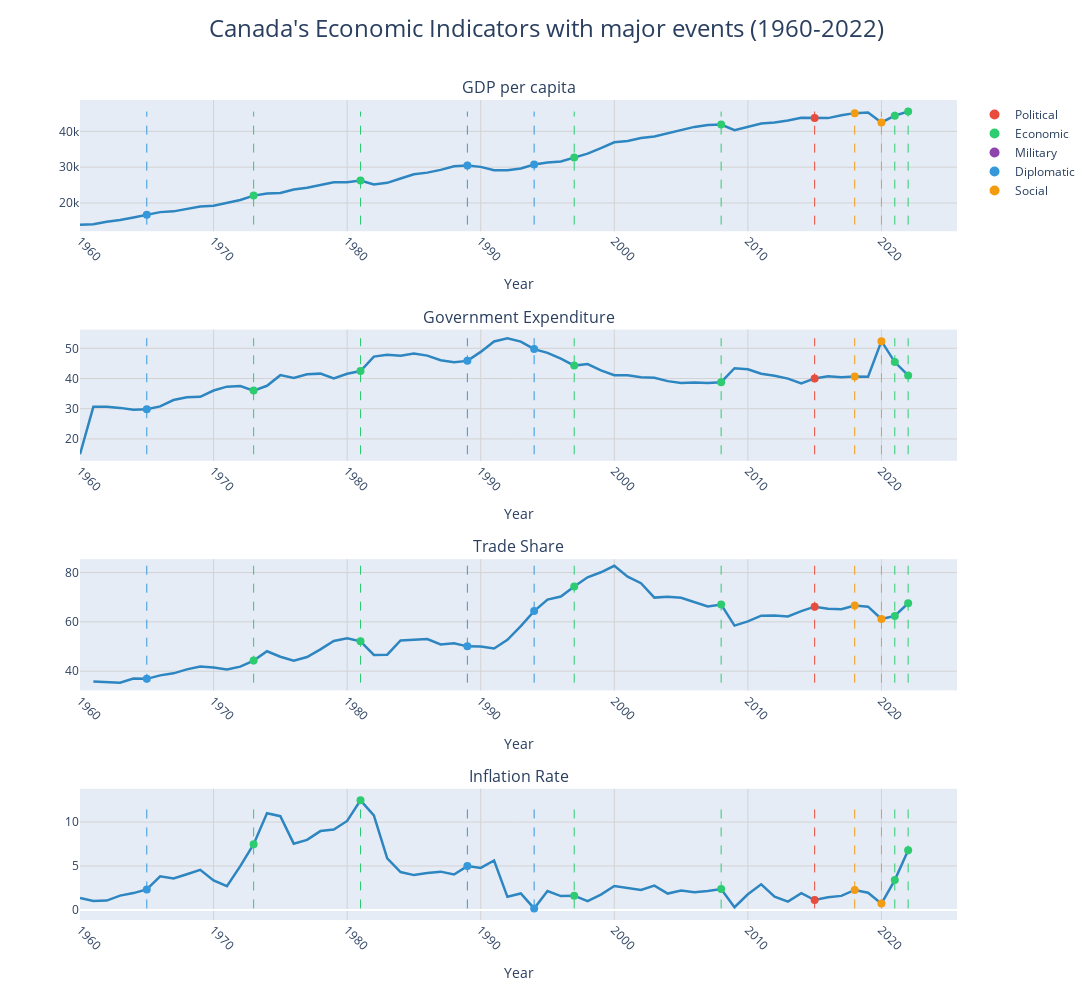

Source (notebook cell):
### Markdown cell above
Adding other data and making an interactive plot

### Code cell
# Limiting to 1960 onwards
can_data = can_data[can_data['Year'] >= 1960]

# Create subplots
fig = make_subplots(
    rows=4, cols=1,
    subplot_titles=(
        'GDP per capita', 
        'Government Expenditure', 
        'Trade Share',
        'Inflation Rate'
    ),
    vertical_spacing=0.12,
    horizontal_spacing=0.1
)

# Function to add traces and events to a subplot
def add_interactive_plot(row, col, y_data, y_title):
    # Add main line
    fig.add_trace(
        go.Scatter(
            x=can_data['Year'],
            y=y_data,
            name=y_title,
            line=dict(color='#2E86C1', width=2.5),
            showlegend=False
        ),
        row=row, col=col
    )
    
    # Add event markers
    for _, event in can_events.iterrows():
        if event['Year'] in can_data['Year'].values:
            y_value = y_data[can_data['Year'] == event['Year']].iloc[0]
            
            # Add vertical line for event
            fig.add_trace(
                go.Scatter(
                    x=[event['Year'], event['Year']],
                    y=[y_data.min(), y_data.max()],
                    mode='lines',
                    line=dict(color=event['Color'], width=1, dash='dash'),
                    name=f"{event['Year']}: {event['Event']}",
                    hoverinfo='name',
                    showlegend=False
                ),
                row=row, col=col
            )
            
            # Add hover point for event
            fig.add_trace(
                go.Scatter(
                    x=[event['Year']],
                    y=[y_value],
                    mode='markers',
                    marker=dict(color=event['Color'], size=8),
                    name=f"{event['Year']}: {event['Event']}",
                    text=f"Year: {event['Year']}<br>Event: {event['Event']}<br>Value: {y_value:.2f}<br>Category: {event['Event Category']}",
                    hoverinfo='text',
                    showlegend=False
                ),
                row=row, col=col
            )

# Add all subplots
add_interactive_plot(1, 1, can_data['GDP per capita'], 'GDP per capita')
add_interactive_plot(2, 1, can_data['Government expenditure (% of GDP)'], 'Government Expenditure')
add_interactive_plot(3, 1, can_data['Trade as a Share of GDP'], 'Trade Share')
add_interactive_plot(4, 1, can_data['Inflation, consumer prices (annual %)'], 'Inflation Rate')

# Update layout
fig.update_layout(
    title=dict(
        text="Canada's Economic Indicators with major events (1960-2022)",
        x=0.5,
        y=0.98,
        xanchor='center',
        yanchor='top',
        font=dict(size=24)
    ),
    height=1000,
    width=1100,
    showlegend=True
)

# Update axes labels and formatting
fig.update_xaxes(
    title_text="Year",
    tickangle=45,
    gridcolor='lightgray',
    showgrid=True
)

fig.update_yaxes(
    gridcolor='lightgray',
    showgrid=True
)

# Add category legend
for category, color in color_dict.items():
    fig.add_trace(
        go.Scatter(
            x=[None],
            y=[None],
            mode='markers',
            marker=dict(size=10, color=color),
            name=category,
            showlegend=True
        )
    )

# Show the plot
fig.show()

# Display events table for reference
print("\nMajor Events Timeline:")
display(can_events.sort_values('Year'))
